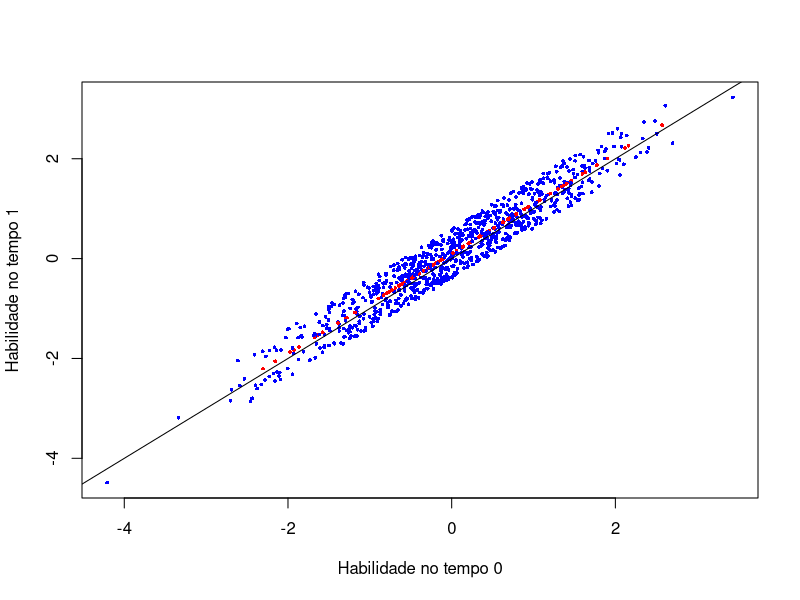
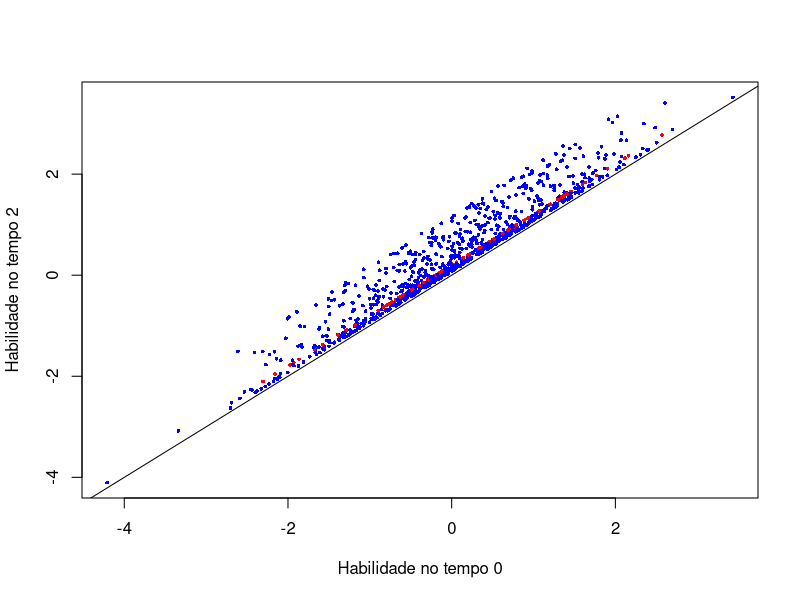

The R script that drew these images, in order:
rm(list = ls())
set.seed(15)

# 1. Dimensoes do experimento
ind   <- 1000
itens <- 30

# 2. Geracao dos parametros verdadeiros
theta_0 <- rnorm(ind)
it      <- rbinom(ind, 1, 0.9)       # 1 = usa a maquina

delta_hm <- 0.5
phi      <- runif(ind, -1, 1)        # phi verdadeiro, sem multiplicar por it
delta_h  <- 0.1

a <- rlnorm(itens, 0, 0.18)
b <- rnorm(itens, 0, 1)

calcular_p <- function(theta, a, b) {
  eta <- sweep(outer(a, theta, "*"), MARGIN = 1, STATS = a * b, FUN = "-")
  plogis(eta)   # itens x individuos
}

simular_x <- function(p) {
  t(matrix(rbinom(length(p), 1, as.vector(p)),
           nrow = nrow(p), ncol = ncol(p)))
}

# 3. Tempo 0
x_0 <- simular_x(calcular_p(theta_0, a, b))

# 4. Tempo 1
theta_1 <- theta_0 + delta_hm * it * phi + delta_h
x_1 <- simular_x(calcular_p(theta_1, a, b))

# 5. Tempo 2
theta_2 <- theta_1 + delta_hm * it * phi^2 + delta_h
x_2 <- simular_x(calcular_p(theta_2, a, b))

# 6. Verificacoes
stopifnot(all(dim(x_0) == c(ind, itens)),
          all(dim(x_1) == c(ind, itens)),
          all(dim(x_2) == c(ind, itens)))

mean(it)                                  # perto de 0,9
c(mean(x_0), mean(x_1), mean(x_2))        # proporcao de acertos por tempo
tapply(theta_1 - theta_0, it, mean)       # ganho medio no tempo 1, por grupo
tapply(theta_2 - theta_0, it, mean)       # ganho medio no tempo 2, por grupo
cor(rowMeans(x_0), theta_0)               # escore bruto deve ser bem correlacionado com theta

# 7. Graficos 
cores <- ifelse(it == 1, "blue", "red")
plot(theta_0, theta_1, col = cores, pch = 16, cex = 0.5,
     xlab = "Habilidade no tempo 0", ylab = "Habilidade no tempo 1")
abline(0, 1)
plot(theta_0, theta_2, col = cores, pch = 16, cex = 0.5,
     xlab = "Habilidade no tempo 0", ylab = "Habilidade no tempo 2")
abline(0, 1)

# 8. Salvar
verdadeiros <- list(theta_0 = theta_0, theta_1 = theta_1, theta_2 = theta_2,
                    it = it, phi = phi, a = a, b = b,
                    delta_hm = delta_hm, delta_h = delta_h)
dados_stan <- list(N = ind, J = itens, X0 = x_0, X1 = x_1, X2 = x_2, I = it)
saveRDS(list(verdadeiros = verdadeiros, dados_stan = dados_stan), "simulacao.rds")
